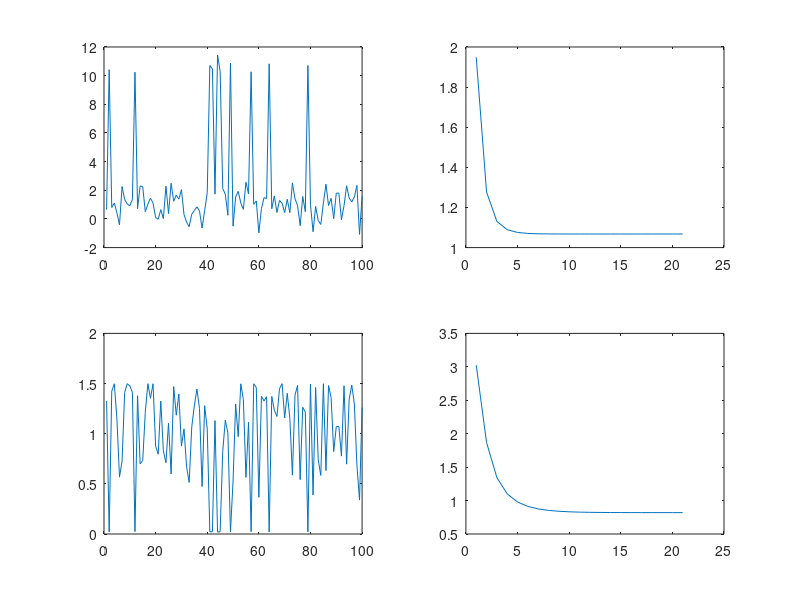

Here is the MATLAB script that generated this plot:
clear all;
n = 100;
mu = 1;
sigma = 0.8;
obs = mu + sigma*randn(n,1);
n_out = 10;
mu_out = 10;
out = randsample(n,n_out);
out = sort(out);
obs(out) = mu_out + 2*sigma*rand(n_out,1);

df = 2;

m = 20;
mu_hat = zeros(1,m+1);
mu_hat(1,1) = mean(obs);
sigma_hat = zeros(1,m+1);
sigma_hat(1,1) = sqrt(var(obs));
for ii = 1:m
%       aux = ((obs - mu_hat(1,ii)).^(2))./(2*sigma_hat(1,ii).^(2));
    aux = ((obs - mu_hat(1,ii)).^(2))./(sigma_hat(1,ii).^(2));
    w = (df+1)./(df+aux); % mean of posterior Gamma
    mu_hat(ii+1) = sum(obs.*w)/sum(w);
    sigma_hat(ii+1) = sqrt(sum(w.*(obs-mu_hat(ii+1)).^(2))/n);
end

subplot(2,2,1)
plot(obs)
subplot(2,2,3)
plot(w)
subplot(2,2,2)
plot(mu_hat)
subplot(2,2,4)
plot(sigma_hat)
